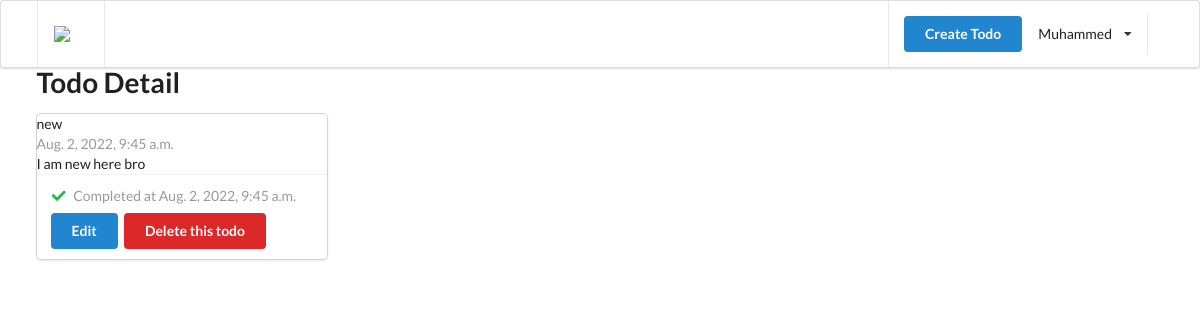
/todo/1/ (signed in), run on the app's committed database.
### authentication/models.py (models this page shows, shortened)
class User(AbstractUser):
    is_email_verified = models.BooleanField(default=False)

### todo/models.py (models this page shows, shortened)
class Todo(TrackingModel):
    title = models.CharField(max_length=255)
    description = models.TextField()
    is_completed = models.BooleanField(default=False)
    owner = models.ForeignKey(to=User, on_delete=models.CASCADE)

### todo/views.py (the view)
# urls.py: path('todo/<id>/', todo_detail, name='todo'),
def todo_detail(request, id):
    todo = get_object_or_404(Todo, pk=id)
    context = {'todo': todo}
    return render(request, 'todo/todo-detail.html', context)

### templates/todo/todo-detail.html (shortened to what this page needs)
{% extends '_partials/base.html' %}
{% load static %}
{% block content %}
    <h1 class="ui header">Todo Detail</h1>
    <div class="ui card">
        <div class="'content">
            <div class="header">{{todo.title}}</div>
            <div class="meta">{{todo.created_at}}</div>
            <div class="description">
                <p>{{todo.description}}</p>
            </div>
        </div>
        <div class="extra content">
            {% if todo.is_completed %}
            <p>
                <i class="check icon green"></i>
                Completed at {{todo.updated_at}}
            </p>
            {% else %}
            <p>
                Not yet completed
            </p>
            {% endif %}
            <a href={% url 'todo-edit' todo.id %} class="ui button primary">Edit</a>
            <a href={% url 'todo-delete' todo.id %} class="ui button red">Delete this todo</a>
        </div>
    </div>
    {% endblock content %}

### templates/_partials/header.html (shortened to what this page needs)
{%load static %}
<di class="ui menu">
    <div class="ui container">
        <a href={% url 'home' %} class="header item">
            <img class="logo" class="logo" src={% static 'img/astronaut.png' %} />
        </a>
        <div class="right item">
            {% if request.user.is_authenticated %}
            <a href={% url 'create-todo' %} class="ui primary button">Create Todo</a>
            <div class="ui simple dropdown item">
                {{request.user.username}} <I class="dropdown icon"></I>
            </div>
            {% endif %}
        </div>
    </div>
</div>

### data on the page
User: user.username "Muhammed"
Todo: title "new", created_at "Aug. 2, 2022, 9:45 a.m.", description "I am new here bro", updated_at "Aug. 2, 2022, 9:45 a.m."
